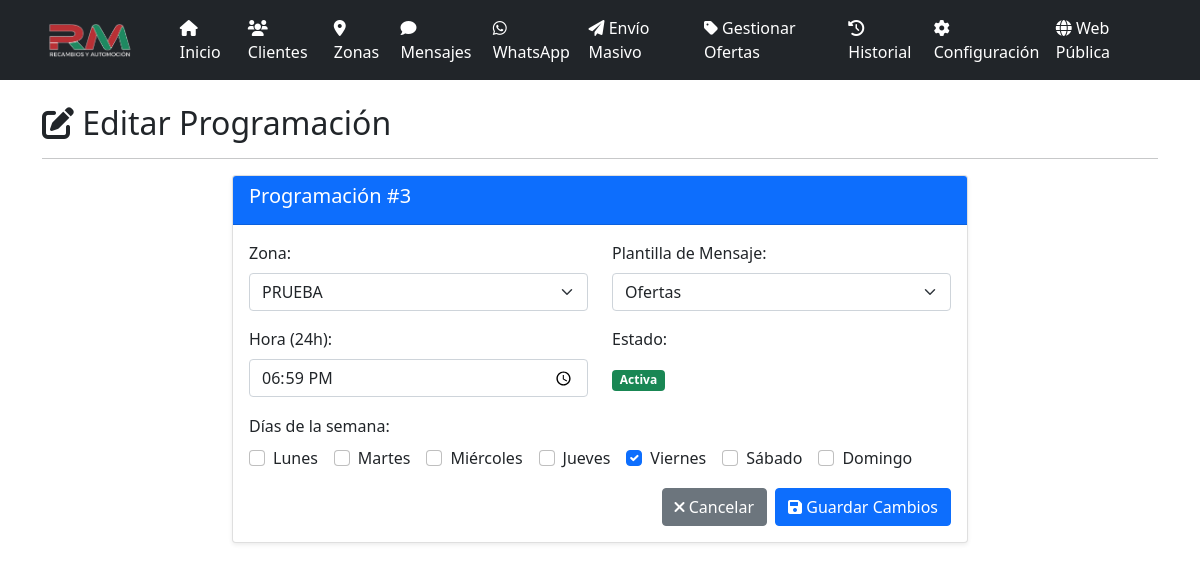
The app's page /programaciones/3/editar, older data.
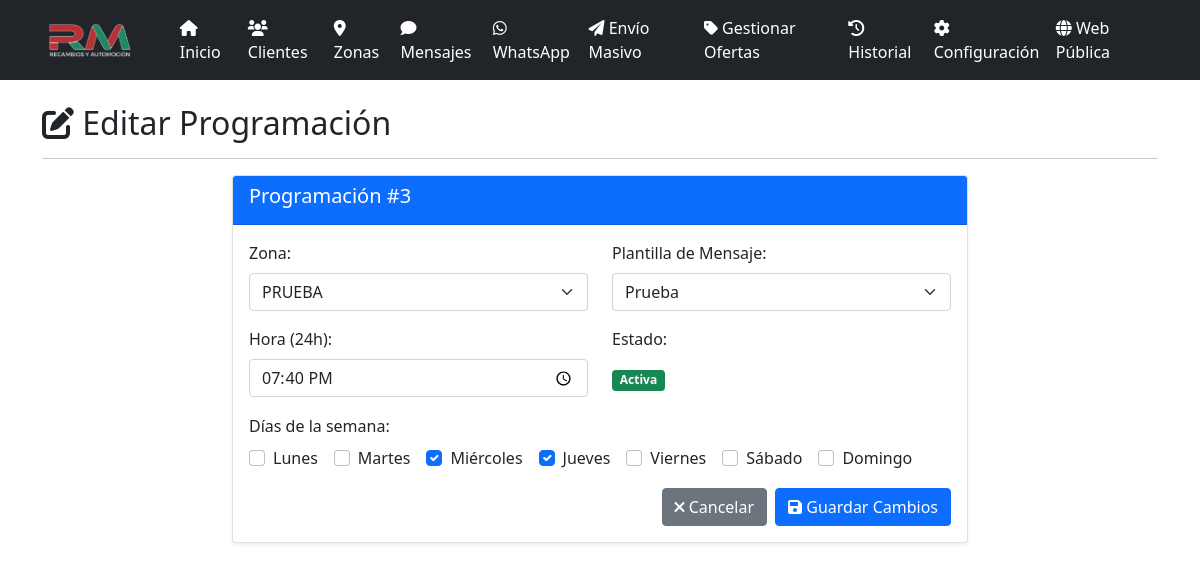
The same page, newer data.
### models.py (models this page shows, shortened)
class ProgramacionMasiva(db.Model):
    id = db.Column(db.Integer, primary_key=True)
    zona_id = db.Column(db.Integer, db.ForeignKey('zona.id'), nullable=False)
    plantilla_id = db.Column(db.Integer, db.ForeignKey('mensaje_plantilla.id'), nullable=False)
    dias_semana = db.Column(db.String(20), nullable=False)
    hora = db.Column(db.String(5), nullable=False)
    activo = db.Column(db.Boolean, default=True)
    ultima_ejecucion = db.Column(db.Date)
    created_at = db.Column(db.DateTime, default=datetime.utcnow)
    zona = db.relationship('Zona', backref='programaciones_masivas')
    plantilla = db.relationship('MensajePlantilla', backref='programaciones_masivas')

class MensajePlantilla(db.Model):
    id = db.Column(db.Integer, primary_key=True)
    nombre = db.Column(db.String(100), nullable=False)
    contenido = db.Column(db.Text, nullable=False)
    activo = db.Column(db.Boolean, default=True)
    created_at = db.Column(db.DateTime, default=datetime.utcnow)
    mensajes_enviados = db.relationship('MensajeEnviado', backref='plantilla', lazy=True)

class Zona(db.Model):
    id = db.Column(db.Integer, primary_key=True)
    nombre = db.Column(db.String(100), nullable=False)
    descripcion = db.Column(db.Text)
    created_at = db.Column(db.DateTime, default=datetime.utcnow)
    clientes = db.relationship('Cliente', backref='zona', lazy=True)

### app.py (the view, shortened to what this page needs)
@app.route('/programaciones/<int:id>/editar', methods=['GET', 'POST'])
def editar_programacion(id):
    programacion = ProgramacionMasiva.query.get_or_404(id)
    zonas = Zona.query.all()
    plantillas = MensajePlantilla.query.filter_by(activo=True).all()
    dias_seleccionados = [int(d) for d in programacion.dias_semana.split(',') if d.strip()]
    return render_template('editar_programacion.html',
                         programacion=programacion,
                         zonas=zonas,
                         plantillas=plantillas,
                         dias_seleccionados=dias_seleccionados)

### app.py (called while the page is built, shortened)
@app.before_request
def _asegurar_scheduler():
    global _scheduler_iniciado

@app.before_request
def before_request():
    global _sistema_inicializado
    if not _sistema_inicializado and not app.config['DEBUG']:
        inicializar_sistema()

### templates/editar_programacion.html (shortened to what the changed rows need)
{% extends "base.html" %}
{% block content %}
<div class="row">
    <div class="col-12">
        <h2><i class="fas fa-edit"></i> Editar Programación</h2>
    </div>
</div>
<div class="row">
    <div class="col-md-8 mx-auto">
        <div class="card">
            <div class="card-header bg-primary text-white">
                <h5>Programación #{{ programacion.id }}</h5>
            </div>
            <div class="card-body">
                <form method="POST">
                    <div class="row">
                        <div class="col-md-6 mb-3">
                            <label for="zona_id" class="form-label">Zona:</label>
                            <select name="zona_id" id="zona_id" class="form-select" required>
                                {% for zona in zonas %}
                                <option value="{{ zona.id }}" {% if zona.id == programacion.zona_id %}selected{% endif %}>
                                    {{ zona.nombre }}
                                </option>
                                {% endfor %}
                            </select>
                        </div>
                        <div class="col-md-6 mb-3">
                            <label for="plantilla_id" class="form-label">Plantilla de Mensaje:</label>
                            <select name="plantilla_id" id="plantilla_id" class="form-select" required>
                                {% for plantilla in plantillas %}
                                <option value="{{ plantilla.id }}" {% if plantilla.id == programacion.plantilla_id %}selected{% endif %}>
                                    {{ plantilla.nombre }}
                                </option>
                                {% endfor %}
                            </select>
                        </div>
                    </div>
                    <div class="row">
                        <div class="col-md-6 mb-3">
                            <label for="hora" class="form-label">Hora (24h):</label>
                            <input type="time" class="form-control" id="hora" name="hora" value="{{ programacion.hora }}" required>
                        </div>
                    </div>
                    <div class="row">
                        <div class="col-12 mb-3">
                            <div class="d-flex flex-wrap gap-3">
                                {% set dias_nombres = ['Lunes', 'Martes', 'Miércoles', 'Jueves', 'Viernes', 'Sábado', 'Domingo'] %}
                                {% for i in range(7) %}
                                <div class="form-check">
                                    <input class="form-check-input" type="checkbox" name="dias_semana" id="dia_{{ i }}" value="{{ i }}"
                                           {% if i in dias_seleccionados %}checked{% endif %}>
                                    <label class="form-check-label" for="dia_{{ i }}">{{ dias_nombres[i] }}</label>
                                </div>
                                {% endfor %}
                            </div>
                        </div>
                    </div>
                </form>
            </div>
        </div>
    </div>
</div>
{% endblock %}

Row changes from the older to the newer data that the page shows:
changed ProgramacionMasiva "PRUEBA": plantilla_id "Ofertas" → "Prueba"; hora "18:59" → "19:40"
Text that changed along with them:
form field dias_semana: "☐" → "☑"
form field dias_semana: "☑" → "☐"
